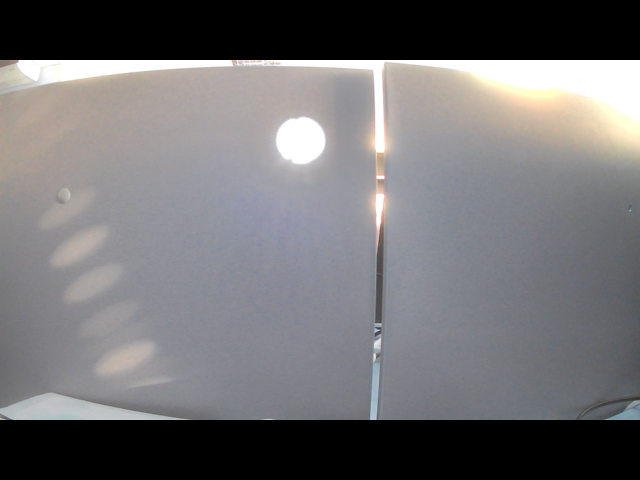
#> input picture Autre/Traitement/img_test/img_1.png, 640 x 480 px, given in place of the camera
$ python main.py
#> lines starting #> are read from the running program, lines starting #| are printed output that depends on the picture
### Program/src/header.py
# header.py
# contient toutes les fonctions utilisees dans main.py


# imports

from matplotlib.pyplot import gray
from time import sleep
from imutils.video import VideoStream
import numpy as np
import argparse
import serial
import cv2
import os
from math import exp,log

# variables gloables

WIDTH_FRAME = 512
PROCESSED = False
PROCESSED_2 = False
COUNT = 0
SEARCHING_TARGET = True
LUMIERE_TRUE = "L"
LUMIERE_FALSE = "E"
DATA = [0,0,0,0]
ANGLE = 278
ANGLE_VERTICAL = 160


# fonctions
def check_searching_target():
    global SEARCHING_TARGET
    a = SEARCHING_TARGET
    return a
# [70 lines left out: functions vertical_correction_value, horizontal_correction_value, correction_verticale, correction_verticale_2, correction_horizontale, not called in this run]

def get_detector():
    print("Démarrage du programme ...")
    ap = argparse.ArgumentParser()
    ap.add_argument("-c", "--cascade", type=str, help = "path to input directory containing haar cascades", default="..\data\cascade.xml")
    args = vars(ap.parse_args())
    detector = cv2.CascadeClassifier(args["cascade"])
    return detector

def init_position(ser,consigne_init,msg):
    for i in consigne_init:
        ser.write(i.encode())
    print(msg)

def print_camera(vs):
    frame = vs.read()
#> frame is the input picture: shape (480, 640, 3); mean B, G, R 114.5, 112.6, 113.7
    frame = cv2.resize(frame, (512, 384))
#> frame: shape (384, 512, 3)
    gray = cv2.cvtColor(frame, cv2.COLOR_BGR2GRAY)
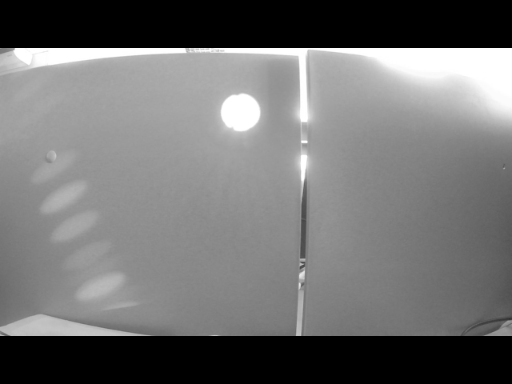
#> gray: shape (384, 512); min 0, max 255, mean 113.1
    cv2.imwrite('..\img\img.png',frame)
    return gray, frame

def check_detection(detector, gray_img):
    global COUNT
    rect = detector.detectMultiScale( gray_img, scaleFactor=1.25, minNeighbors=1, minSize=(5, 5), flags=cv2.CASCADE_SCALE_IMAGE)
#> rect = ()
    if rect == ():
        detected = False
        if COUNT%100 == 0:
            print('Pas de cible')
    else :
        detected = True
        if COUNT%100 == 0:
            print('Cible detectee')
    return detected, rect

def set_data(rect,frame):
    global DATA
    distance = 100
    for (fX, fY, fW, fH) in rect:
        DATA = [fX,fW,fY,fH]
        cv2.rectangle(frame, (fX, fY), (fX + fW, fY + fH), (0, 0, 255), 2)
        distance = int(13315*exp(-0.986*log(fH)))
        return distance

# [37 lines left out: functions vertical_target, vertical_target_2, not called in this run]

def horizontal_target(detected,ser):
    global DATA
    global PROCESSED
    global LUMIERE_TRUE
    global ANGLE
    b = False
    if(detected):
        sleep(0.1)
        im = cv2.imread('..\img\img.png',0)
        x,w = DATA[0],DATA[1]
        angle, b = correction_horizontale(im,x,w)
        consigne = str(angle) + 'F'
        ser.write(consigne.encode())
        if b:
            print('Cible atteinte ***********')
            print('Arret de la correction')
            ser.write(LUMIERE_TRUE.encode())
            global SEARCHING_TARGET
            SEARCHING_TARGET = False
        else:
            if (angle < 183 or angle > 356):
                print('Angle maximal atteint')
            else:
                ANGLE = angle
                print('Angle modifé : ' + str(angle))
    return b

# [68 lines left out: functions TOR_Pointeur, check_if_pixel_blanc, get_pointeur_position, get_pointeur_center, not called in this run]

### Program/src/main.py
# main.py
from header import *

# Initialisation
print('Demarrage du programme principal ***************')
vs = VideoStream(src=0).start()
sleep(1)
detector = get_detector()
ser = serial.Serial('COM5',19200)
consignes_init = [str(ANGLE)+'F',LUMIERE_FALSE,str(ANGLE_VERTICAL)+'F']
init_position(ser,consignes_init,"Remise a l'angle initial vertical et horizontal, exctinction de la lumiere")
p = False

# Loop
while check_searching_target():
	COUNT += 1
	gray_img, frame = print_camera(vs)
	detected, rect = check_detection(detector, gray_img)
#> detected = False; rect = ()
	distance = set_data(rect, frame)
	if not p:
		p = horizontal_target(detected, ser)
#> p = False
	#if p:
		#pointeur_pos, detect = get_pointeur_center(gray_img)
		#vertical_target(pointeur_pos,detect, ser)
	if detected:
		vertical_target_2(distance, ser)
	cv2.imshow("Frame", frame)
	key = cv2.waitKey(1) & 0xFF
#> (key q is pressed here)
	if key == ord("q"):
		break

# Close
print('Arret du programme principal ***********')
cv2.destroyAllWindows()
vs.stop()
